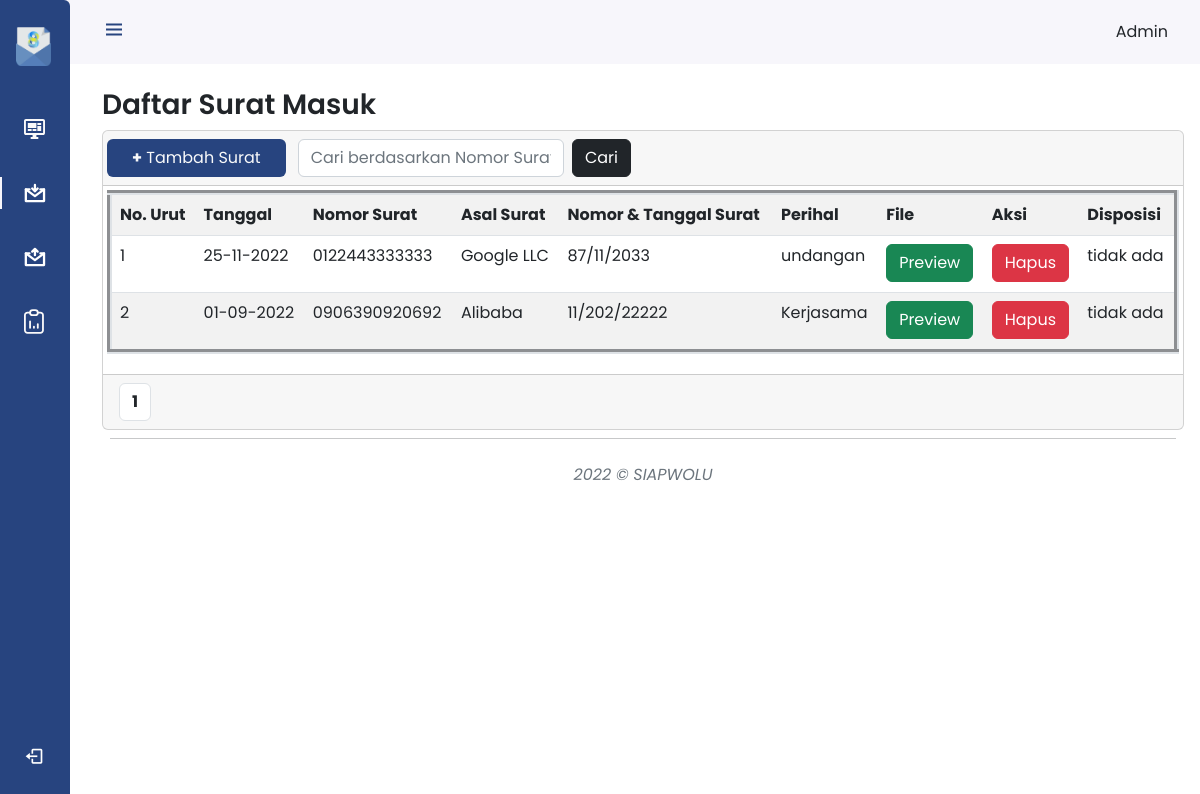
The page /admin/surat_masuk.php (signed in) on the database its author committed.
### tables this page shows
CREATE TABLE `surat_masuk` (
  `id` int(11) NOT NULL,
  `tanggal` date NOT NULL,
  `nomor_surat` varchar(20) NOT NULL,
  `asal_surat` varchar(200) NOT NULL,
  `nomor_tanggal_surat` varchar(30) NOT NULL,
  `perihal` text NOT NULL,
  `file_surat` varchar(100) NOT NULL,
  `file_disposisi` varchar(100) NOT NULL
);

### functions.php (called while the page is built, shortened)
<?php
        $conn = mysqli_connect("localhost","root","","siapwolu");
        function query($query) {
            global $conn;
            $result = mysqli_query($conn,$query);
            $rows = [];
            while($row = mysqli_fetch_assoc($result)) {
                $rows[] = $row;
            }
            return $rows;
        }
?>

### admin/surat_masuk.php (the view, shortened to what this page needs)
<?php
    require '../functions.php';
    $jumlahDataPerHalaman = 15;
    $jumlahData = count(query("SELECT * FROM surat_masuk"));
    $jumlahHalaman = ceil($jumlahData / $jumlahDataPerHalaman);
    $halamanAktif = (isset($_GET["halaman"])) ? $_GET["halaman"] : 1;
    $awalData = ($jumlahDataPerHalaman * $halamanAktif) - $jumlahDataPerHalaman;
    $surat = query("SELECT * FROM surat_masuk  ORDER BY id DESC LIMIT $awalData, $jumlahDataPerHalaman ");
?>
<!doctype html>
<html lang="en">
  <head>
    <link href="https://cdn.jsdelivr.net/npm/bootstrap@5.2.2/dist/css/bootstrap.min.css" rel="stylesheet">
    <link rel="stylesheet" href="https://cdnjs.cloudflare.com/ajax/libs/jquery/3.2.1/jquery.min.js">
    <link rel="stylesheet" href="https://cdn.jsdelivr.net/npm/boxicons@latest/css/boxicons.min.css">
    <link rel="stylesheet" href="../styles/style.css">
    <link rel="stylesheet" href="../styles/sidebar.css">
    <link rel="stylesheet" href="https://cdn.jsdelivr.net/npm/bootstrap-icons@1.9.1/font/bootstrap-icons.css">
  </head>
  <body id="body-pd">
    <header class="header" id="header">
        <div class="header_toggle"> <i class='bx bx-menu' id="header-toggle"></i> </div>
        <div class="header_img"> <img src="" alt=""> </div>
        <span><?php echo $_SESSION['username'] ?></span>
    </header>
    <div class="l-navbar bg-primary min-width-100vw  rounded-end" id="nav-bar">
        <nav class="nav">
            <div>
            <a href="./index.php"  class="nav_logo px-3">
              <img  src="../assets/img/new_logo.png" style="width: 35px;" alt="">
              </a>
                <div class="nav_list">
                  <a href="./index.php" class="nav_link ">
                    <img class="nav_icon" src="../assets/icon/dsh.svg" style="height: 20px;" alt="">
                  </a>
                  <a href="#" class="nav_link text-light active">
                    <img class="nav_icon" src="../assets/icon/sm.svg" style="height: 20px;" alt="">
                  </a>
                  <a href="./surat_keluar.php" class="nav_link text-light">
                    <img class="nav_icon" src="../assets/icon/sk.svg" style="height: 20px;" alt="">
                  </a>
                  <a href="../laporan.php" class="nav_link text-light">
                    <img class="nav_icon" src="../assets/icon/lpr.svg" style="height: 25px;" alt="">
                  </a>
                </div>
            </div> <a href="../logout.php" class="nav_link"> <i class='bx bx-log-out nav_icon'></i> <span class="nav_name">LogOut</span> </a>
        </nav>
    </div>
      <div class="col-12">
        <div class="row">
          <div class="col mt-4">
            <h3 class="fw-semibold">Daftar Surat Masuk</h3>
          </div>
        </div>
            <div class="card shadow-2">
              <div class="card-header">
                <div class="row">
                  <a  class="col-sm-2 btn text-light bg-primary" href="tambah.php"><b>+</b>   Tambah Surat</a>
                  <form class="col-sm-4 d-flex " action="" method="POST">
                        <input class="form-control me-2 " type="text" name="keyword" autofocus placeholder="Cari berdasarkan Nomor Surat/Asal/Tanggal" autocomplete="off" size="30">
                        <button class="btn btn-dark" type="submit" name="cari">Cari</button>
                    </form>
                    </div>
                  </div>
                  <div class="card-body p-1 m-0 table table-responsive">
                    <table class="table  table-striped display nowrap w-100" border="5" cellpadding="10" cellspacing="0">
                        <tr>
                            <th>No. Urut</th>
                            <th>Tanggal</th>
                            <th>Nomor Surat</th>
                            <th>Asal Surat</th>
                            <th>Nomor & Tanggal Surat</th>
                            <th>Perihal </th>
                            <th>File  </th>
                            <th>Aksi</th>
                            <th>Disposisi</th>
                        </tr>
                        <?php $i = 1; ?>
                    <?php foreach($surat as $row) : ?>
                        <tr>
                            <td><?= $i;  ?></td>
                            <td><?= date("d-m-Y" , strtotime($row["tanggal"])); ?></td>
                            <td><?= $row["nomor_surat"]; ?></td>
                            <td><?= $row["asal_surat"]; ?></td>
                            <td><?= $row["nomor_tanggal_surat"]; ?></td>
                            <td><?= $row["perihal"]; ?></td>
                            <td>
                                <a class="btn btn-success" href="../page/prev_sm.php?id=<?= $row['id']; ?>" target="_blank">Preview</a>
                            </td>
                            <td>
                                <a class="btn btn-danger" href="../page/hapus.php?id=<?= $row["id"]; ?>" onclick  ="return confirm('Apakah anda yakin?');">Hapus</a>
                            </td>
                            <?php if($row["file_disposisi"] === "Tidak ada") : ?>
                              <td>
                                <p>tidak ada</p>
                              </td>
                              <?php else: ?>
                              <td>
                                <a class="btn btn-success" target="_blank" href="../page/prev_dispo.php?id=<?= $row['id']; ?>">Preview</a>
                              </td>
                            <?php endif; ?>
                        </tr>
                        <?php $i++; ?>
                        <?php endforeach; ?>
                    </table>
                </div>
                <div class="card-footer">
                  <ul class="pagination m-0">
                    <?php for($i = 1; $i <= $jumlahHalaman; $i++) : ?>
                      <?php if($i == $halamanAktif) : ?>
                        <li class="page-item"><a class="page-link link-dark fw-bold" href="?halaman=<?= $i; ?>"><?= $i ; ?></a></li>
                        <?php else : ?>
                        <li class="page-item"><a class="page-link link-secondary" href="?halaman=<?= $i; ?>"><?= $i ; ?></a></li>
                      <?php endif; ?>
                    <?php endfor; ?>
                  </ul>
                </div>
              </div>
            </div>
    <div class="row bottom-0 m-2">
      <hr class="border-dark border-opacity-100">
      <div class="d-flex justify-content-center align-items-center bg-ft col">
        <em class="text-muted text-center m-2 fs-6">2022  &#169;	SIAPWOLU</em>
      </div>
    </div>
  </body>
</html>

### styles/style.css (style rules this page uses)
:root { --font-style: "Poppins", sans-serif; --bg-primary: #27447F; }
.bg-primary { background-color: #27447F!important; }
a { text-decoration: none; }
ul { list-style-type: none; }
* { font-family: "Poppins", sans-serif; }

### styles/sidebar.css (style rules this page uses)
:root { --header-height: 3rem; --nav-width: 70px; --first-color: #27447f; --first-color-light: #ffffff; --white-color: #f7f6fb; --body-font: "Poppins", sans-serif; --normal-font-size: 1rem; --z-fixed: 100; }
body { position: relative; margin: var(--header-height) 0 0 0; padding: 0 1rem; font-family: var(--body-font); font-size: var(--normal-font-size); transition: 0.5s; }
a { text-decoration: none; }
.header { width: 100%; height: var(--header-height); position: fixed; top: 0; left: 0; display: flex; align-items: center; justify-content: space-between; padding: 0 1rem; background-color: var(--white-color); z-index: var(--z-fixed); transition: 0.5s; }
.header_toggle { color: var(--first-color); font-size: 1.5rem; cursor: pointer; }
.header_img { width: 35px; height: 35px; display: flex; justify-content: center; border-radius: 50%; overflow: hidden; }
.header_img img { width: 40px; }
.l-navbar { position: fixed; top: 0; left: -30%; width: var(--nav-width); height: 100vh; background-color: var(--first-color); padding: 0.5rem 1rem 0 0; transition: 0.5s; z-index: var(--z-fixed); }
.bg-primary { background-color: #27447f!important; }
.nav { height: 100%; display: flex; flex-direction: column; justify-content: space-between; overflow: hidden; }
.nav_logo, .nav_link { display: grid; grid-template-columns: max-content max-content; align-items: center; column-gap: 1rem; padding: 0.5rem 0 0.5rem 1.5rem; }
.nav_logo { margin-bottom: 2rem; }
.nav_link { position: relative; color: var(--first-color-light)!important; margin-bottom: 1.5rem; transition: 0.3s; }
.nav_icon { font-size: 1.25rem; }
.active { color: var(--white-color); }
.active::before { content: ""; position: absolute; left: 0; width: 2px; height: 32px; background-color: var(--white-color); }
@media screen and (min-width: 768px) { body { margin: calc(var(--header-height) + 1rem) 0 0 0; padding-left: calc(var(--nav-width) + 2rem); } }
@media screen and (min-width: 768px) { .header { height: calc(var(--header-height) + 1rem); padding: 0 2rem 0 calc(var(--nav-width) + 2rem); } }
@media screen and (min-width: 768px) { .header_img { width: 40px; height: 40px; } }
@media screen and (min-width: 768px) { .header_img img { width: 45px; } }
@media screen and (min-width: 768px) { .l-navbar { left: 0; padding: 1rem 1rem 0 0; } }
@media screen and (min-width: 768px) { .bg-primary { background-color: #27447f !important; } }

### admin/surat_masuk.php (style rules this page uses)
.bg-primary { background-color: #27447f !important; }

### rows shown on the page
surat_masuk: tanggal "25-11-2022", nomor_surat "0122443333333", asal_surat "Google LLC", nomor_tanggal_surat "87/11/2033", perihal "undangan", file_disposisi "tidak ada"
surat_masuk: tanggal "01-09-2022", nomor_surat "0906390920692", asal_surat "Alibaba", nomor_tanggal_surat "11/202/22222", perihal "Kerjasama", file_disposisi "tidak ada"

### other values the page prints
$_SESSION['username'] "Admin"
